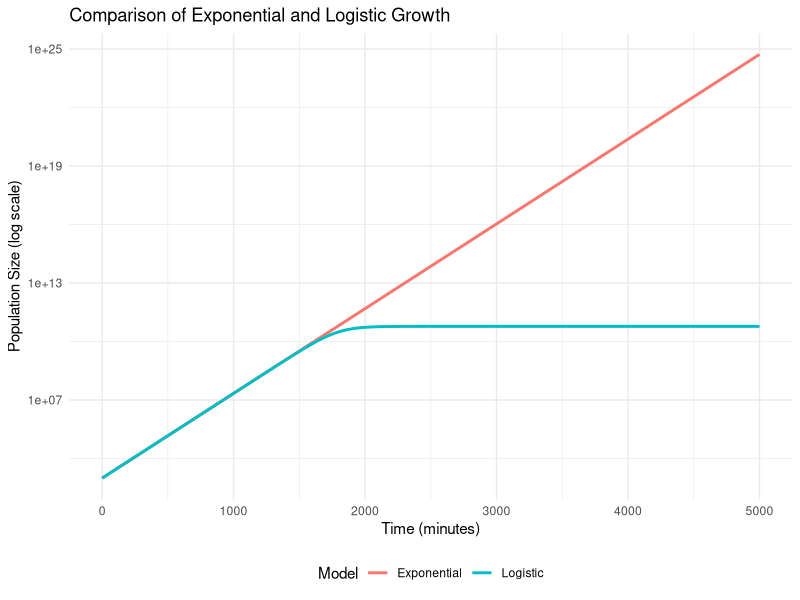

Write the R code that produced this figure.
# Load required package
#library(ggplot2)
library(ggplot2)

# Parameters
N0 <- 986.5075       # Initial population size
r <- 0.0100086       # Growth rate
K <- 6e+10           # Carrying capacity
time <- seq(0, 5000, by = 10) # Time points for plotting

# Define logistic growth function
logistic_fun <- function(t) {
  (N0 * K * exp(r * t)) / (K - N0 + N0 * exp(r * t))
}

# Define exponential growth function
exponential_fun <- function(t) {
  N0 * exp(r * t)
}

# Calculate population sizes
logistic_growth <- sapply(time, logistic_fun)
exponential_growth <- sapply(time, exponential_fun)

# Create a data frame for ggplot
growth_data <- data.frame(
  Time = rep(time, 2),
  Population = c(logistic_growth, exponential_growth),
  Model = rep(c("Logistic", "Exponential"), each = length(time))
)

# Plot the growth curves
ggplot(data = growth_data, aes(x = Time, y = Population, color = Model)) +
  geom_line(size = 1) +
  scale_y_log10() +  # Log scale for better comparison
  labs(title = "Comparison of Exponential and Logistic Growth",
       x = "Time (minutes)",
       y = "Population Size (log scale)",
       color = "Model") +
  theme_minimal() +
  theme(legend.position = "bottom")
